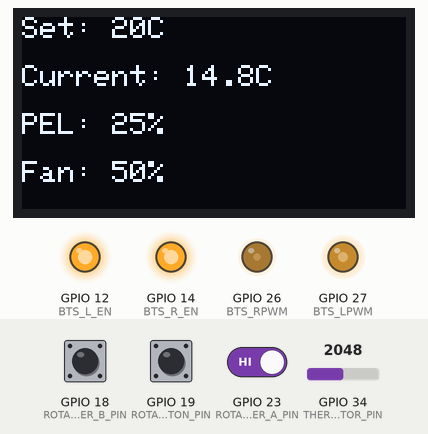
Simulated run of this sketch. Board: ESP32. Parts: 128×64 one-colour display, output pins drawn as LEDs (lit = HIGH). The inputs (shaded band) are chosen by the test bench; at power-on: GPIO 34 (THERMISTOR_PIN) = 2048, GPIO 18 (ROTARY_ENCODER_B_PIN) HIGH, GPIO 19 (ROTARY_ENCODER_BUTTON_PIN) HIGH, GPIO 23 (ROTARY_ENCODER_A_PIN) HIGH (analog values on the 0–4095 scale). What the sketch prints to the serial monitor is not drawn.

Above: at 1.3 s.
1.4 s: GPIO 34 (THERMISTOR_PIN) set to 1228
At 1.9 s:
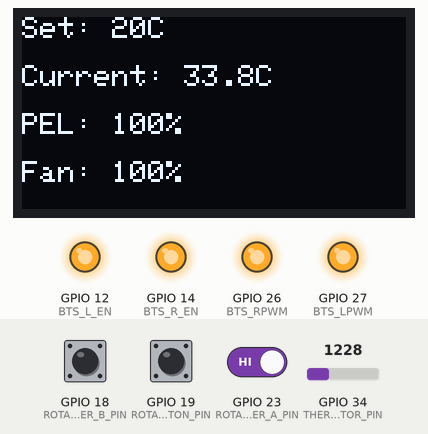
3.1 s: GPIO 34 (THERMISTOR_PIN) set to 491
5.1 s: GPIO 34 (THERMISTOR_PIN) set to 1228
At 5.5 s:
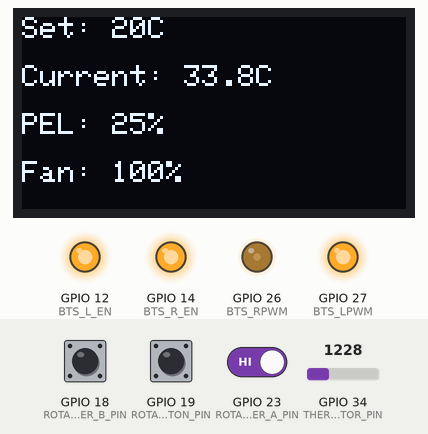
7.1 s: GPIO 18 (ROTARY_ENCODER_B_PIN) pulsed LOW 5 times (0.12 s each, 0.3 s apart)
At 9.8 s:
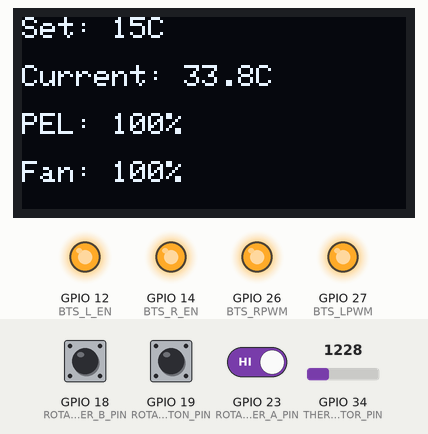
10.1 s: GPIO 19 (ROTARY_ENCODER_BUTTON_PIN) pulsed LOW 2 times (0.12 s each, 0.3 s apart)
At 11.2 s:
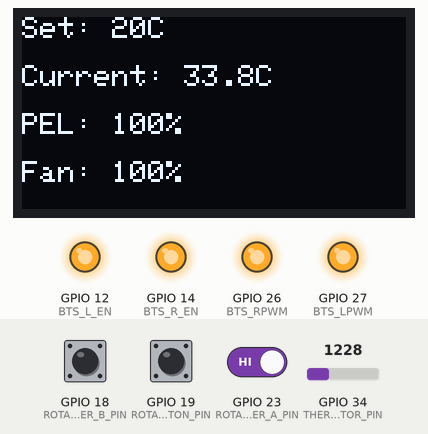
Timing chart, 0 to 13.1 s (numbered marks = the images above; inputs shaded):
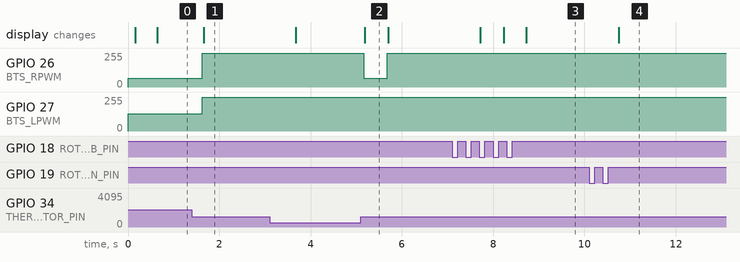

The sketch:

final_code.ino
```cpp
#include <Adafruit_GFX.h>
#include <Adafruit_SSD1306.h>

// Pin Definitions
#define ROTARY_ENCODER_A_PIN 23
#define ROTARY_ENCODER_B_PIN 18
#define ROTARY_ENCODER_BUTTON_PIN 19
#define THERMISTOR_PIN 34
#define BTS_RPWM 26     // PWM pin for Peltier
#define BTS_LPWM 27     // PWM pin for Fan
#define BTS_R_EN 14     // Enable pin for Peltier side
#define BTS_L_EN 12     // Enable pin for Fan side

// OLED Display settings
#define SCREEN_WIDTH 128
#define SCREEN_HEIGHT 64
#define OLED_RESET -1
#define SCREEN_ADDRESS 0x3C
#define I2C_SDA 21
#define I2C_SCL 22

// Thermistor settings
#define SERIES_RESISTOR 100000
#define NOMINAL_RESISTANCE 60000
#define NOMINAL_TEMPERATURE 26
#define B_COEFFICIENT 3950

// PID Control Constants
#define KP 35.0
#define KI 0.8
#define KD 15.0
#define PID_INTERVAL 100  // PID calculation interval in ms

// Temperature sampling
#define NUM_SAMPLES 10
#define SAMPLE_DELAY 10

// PWM Limits
#define MIN_FAN_DUTY 128        // 50% minimum fan speed
#define MAX_FAN_DUTY 255        // 100% maximum fan speed
#define MIN_PELTIER_DUTY 64     // 25% minimum Peltier duty cycle
#define MAX_PELTIER_DUTY 255    // 100% maximum Peltier duty cycle
#define MIN_TEMP_DIFFERENCE 0.4  // Minimum temperature difference

// Fan control parameters
#define FAN_TEMP_THRESHOLD 2.0   // Temperature difference where fan reaches maximum
#define FAN_RESPONSE_FACTOR 1.0  // How aggressively fan responds to temperature difference

// Encoder settings
#define ENCODER_MIN_VALUE 10
#define ENCODER_MAX_VALUE 25
#define ENCODER_STEPS 2         // Number of ticks needed for one value change

// Objects
Adafruit_SSD1306 display(SCREEN_WIDTH, SCREEN_HEIGHT, NULL, OLED_RESET);

// Global variables
volatile uint8_t encoderState = 0;
volatile int32_t encoderValue = 20;
volatile bool encoderButtonState = false;
volatile bool lastEncoderButtonState = false;
volatile unsigned long lastButtonDebounceTime = 0;
volatile uint8_t encoderTickCount = 0;  // Counter for encoder ticks
const unsigned long debounceDelay = 50;    // Debounce time in milliseconds

float lastError = 0;
float integral = 0;
unsigned long lastPID = 0;
uint8_t currentPeltierDuty = 0;
uint8_t currentFanDuty = 0;
int currentSetpoint = 20;

// Function declarations
void IRAM_ATTR handleEncoder();
void IRAM_ATTR handleButton();
float readTemperature();
void updatePID(float currentTemp);
void updateDisplay(float currentTemp);
uint8_t calculateFanDuty(float tempDifference);
void updatePWM(uint8_t pin, uint8_t duty);
uint8_t getPWMDuty(uint8_t pin);

// Improved encoder interrupt handler with reduced sensitivity
void IRAM_ATTR handleEncoder() {
    static uint8_t lastState = 0;

    // Read the current state of both encoder pins
    uint8_t currentState = (digitalRead(ROTARY_ENCODER_A_PIN) << 1) | digitalRead(ROTARY_ENCODER_B_PIN);

    // State machine for 4-state quadrature encoder
    switch((lastState << 2) | currentState) {
        case 0b0001: // Forward rotation
        case 0b0111:
        case 0b1110:
        case 0b1000:
            encoderTickCount++;
            if(encoderTickCount >= ENCODER_STEPS) {
                if(encoderValue < ENCODER_MAX_VALUE) {
                    encoderValue++;
                }
                encoderTickCount = 0;
            }
            break;

        case 0b0100: // Reverse rotation
        case 0b1101:
        case 0b1011:
        case 0b0010:
            encoderTickCount++;
            if(encoderTickCount >= ENCODER_STEPS) {
                if(encoderValue > ENCODER_MIN_VALUE) {
                    encoderValue--;
                }
                encoderTickCount = 0;
            }
            break;
    }

    lastState = currentState;
}

// Button interrupt handler with debouncing
void IRAM_ATTR handleButton() {
    unsigned long currentTime = millis();

    if ((currentTime - lastButtonDebounceTime) > debounceDelay) {
        bool reading = digitalRead(ROTARY_ENCODER_BUTTON_PIN);

        if (reading != lastEncoderButtonState) {
            lastEncoderButtonState = reading;

            if (reading == LOW) {  // Button is active LOW
                encoderButtonState = true;
                encoderValue = 20;  // Reset to default value
            }
        }

        lastButtonDebounceTime = currentTime;
    }
}

// Function to read temperature with median filtering
float readTemperature() {
    float samples[NUM_SAMPLES];

    for(int i = 0; i < NUM_SAMPLES; i++) {
        int analogValue = analogRead(THERMISTOR_PIN);
        float resistance = SERIES_RESISTOR / ((4095.0 / analogValue) - 1.0);

        float steinhart = resistance / NOMINAL_RESISTANCE;
        steinhart = log(steinhart);
        steinhart /= B_COEFFICIENT;
        steinhart += 1.0 / (NOMINAL_TEMPERATURE + 273.15);
        steinhart = 1.0 / steinhart;

        samples[i] = steinhart - 273.15;
        delay(SAMPLE_DELAY);
    }

    // Calculate median
    for(int i = 0; i < NUM_SAMPLES-1; i++) {
        for(int j = i+1; j < NUM_SAMPLES; j++) {
            if(samples[j] < samples[i]) {
                float temp = samples[i];
                samples[i] = samples[j];
                samples[j] = temp;
            }
        }
    }

    return samples[NUM_SAMPLES/2];
}

// Function to calculate fan speed based on temperature difference
uint8_t calculateFanDuty(float tempDifference) {
    if (tempDifference <= 0) {
        return MIN_FAN_DUTY;
    }

    // Calculate fan duty cycle proportional to temperature difference
    float fanOutput = MIN_FAN_DUTY + ((MAX_FAN_DUTY - MIN_FAN_DUTY) *
                     min(tempDifference / FAN_TEMP_THRESHOLD, 1.0) *
                     FAN_RESPONSE_FACTOR);

    return (uint8_t)constrain(fanOutput, MIN_FAN_DUTY, MAX_FAN_DUTY);
}

// Function to update PWM duty cycle
void updatePWM(uint8_t pin, uint8_t duty) {
    if (pin == BTS_RPWM) {
        currentPeltierDuty = duty;
        analogWrite(pin, duty);
    } else if (pin == BTS_LPWM) {
        currentFanDuty = duty;
        analogWrite(pin, duty);
    }
}

// Function to read PWM duty cycle
uint8_t getPWMDuty(uint8_t pin) {
    return (pin == BTS_RPWM) ? currentPeltierDuty : currentFanDuty;
}

// PID controller function with variable fan speed
void updatePID(float currentTemp) {
    unsigned long now = millis();
    if (now - lastPID < PID_INTERVAL) return;

    float dt = (now - lastPID) / 1000.0;
    lastPID = now;

    // Calculate error (positive error means cooling is needed)
    float error = currentTemp - currentSetpoint;

    // Calculate fan duty cycle based on temperature difference
    uint8_t fanDuty = calculateFanDuty(error);
    updatePWM(BTS_LPWM, fanDuty);

    // If temperature is above setpoint, increase cooling
    if (error > MIN_TEMP_DIFFERENCE) {
        // Calculate PID terms
        float proportional = KP * error;
        integral += KI * error * dt;
        float derivative = KD * (error - lastError) / dt;

        // Anti-windup for integral term
        integral = constrain(integral, 0, MAX_PELTIER_DUTY);

        // Calculate output
        float output = proportional + integral + derivative;

        // Map the output to the Peltier duty cycle range
        output = map(constrain(output, 0, MAX_PELTIER_DUTY),
                    0, MAX_PELTIER_DUTY,
                    MIN_PELTIER_DUTY, MAX_PELTIER_DUTY);

        // Update Peltier PWM
        updatePWM(BTS_RPWM, (uint8_t)output);

    } else if (error < -MIN_TEMP_DIFFERENCE) {
        // If temperature is too low, set Peltier to minimum duty cycle
        updatePWM(BTS_RPWM, MIN_PELTIER_DUTY);
        integral = 0;
    } else {
        // Within acceptable range - maintain minimum cooling
        updatePWM(BTS_RPWM, MIN_PELTIER_DUTY);
    }

    lastError = error;

    // Debug output
    Serial.print("Temp: "); Serial.print(currentTemp);
    Serial.print(" Set: "); Serial.print(currentSetpoint);
    Serial.print(" Error: "); Serial.print(error);
    Serial.print(" Peltier: "); Serial.print(getPWMDuty(BTS_RPWM));
    Serial.print(" Fan: "); Serial.println(getPWMDuty(BTS_LPWM));
}

void updateDisplay(float currentTemp) {
    display.clearDisplay();

    // Display Set Temperature
    display.setTextSize(1);
    display.setTextColor(SSD1306_WHITE);
    display.setCursor(0, 0);
    display.print("Set: ");
    display.print(currentSetpoint);
    display.println("C");

    // Display Current Temperature
    display.setCursor(0, 16);
    display.print("Current: ");
    display.print(currentTemp, 1);
    display.println("C");

    // Display PWM values
    display.setCursor(0, 32);
    display.print("PEL: ");
    display.print((getPWMDuty(BTS_RPWM) * 100) / 255);
    display.print("%");

    display.setCursor(0, 48);
    display.print("Fan: ");
    display.print((getPWMDuty(BTS_LPWM) * 100) / 255);
    display.println("%");

    display.display();
}

void setup() {
    Serial.begin(115200);

    // Configure PWM pins
    pinMode(BTS_RPWM, OUTPUT);
    pinMode(BTS_LPWM, OUTPUT);

    // Configure BTS7960 enable pins
    pinMode(BTS_R_EN, OUTPUT);
    pinMode(BTS_L_EN, OUTPUT);
    digitalWrite(BTS_R_EN, HIGH);
    digitalWrite(BTS_L_EN, HIGH);

    // Set initial PWM values
    analogWrite(BTS_RPWM, MIN_PELTIER_DUTY);
    analogWrite(BTS_LPWM, MIN_FAN_DUTY);

    // Configure encoder pins with pull-up resistors
    pinMode(ROTARY_ENCODER_A_PIN, INPUT_PULLUP);
    pinMode(ROTARY_ENCODER_B_PIN, INPUT_PULLUP);
    pinMode(ROTARY_ENCODER_BUTTON_PIN, INPUT_PULLUP);

    // Attach interrupts
    attachInterrupt(digitalPinToInterrupt(ROTARY_ENCODER_A_PIN), handleEncoder, CHANGE);
    attachInterrupt(digitalPinToInterrupt(ROTARY_ENCODER_B_PIN), handleEncoder, CHANGE);
    attachInterrupt(digitalPinToInterrupt(ROTARY_ENCODER_BUTTON_PIN), handleButton, CHANGE);

    Serial.println("Starting setup...");

    if (!display.begin(SSD1306_SWITCHCAPVCC, SCREEN_ADDRESS)) {
        Serial.println(F("SSD1306 allocation failed"));
        for(;;);
    }

    display.clearDisplay();
    analogReadResolution(12);

    // Show initial values
    float initialTemp = readTemperature();
    updateDisplay(initialTemp);

    Serial.println("Setup complete");
}

void loop() {
    static unsigned long lastDisplay = 0;
    static int lastEncoderValue = encoderValue;
    unsigned long currentMillis = millis();

    // Update temperature reading and control system
    if (currentMillis - lastDisplay >= 500) {
        // Check if encoder value has changed
        if (lastEncoderValue != encoderValue || encoderButtonState) {
            currentSetpoint = encoderValue;
            lastEncoderValue = encoderValue;

            if (encoderButtonState) {
                encoderButtonState = false;  // Clear the button flag
                Serial.println("Button pressed - Reset to 20");
            }

            Serial.print("New setpoint: ");
            Serial.println(currentSetpoint);
        }

        float currentTemp = readTemperature();
        updatePID(currentTemp);
        updateDisplay(currentTemp);
        lastDisplay = currentMillis;
    }

    delay(10);  // Small delay to prevent excessive CPU usage
}
```

Measured:
- after the input at 1.4 s, GPIO 26 (BTS_RPWM): 64/255 → 255/255 after 0.23 s; GPIO 27 (BTS_LPWM): 128/255 → 255/255 after 0.23 s; the display: changes after 0.25 s (image 1)
- after the input at 5.1 s, GPIO 26 (BTS_RPWM): 255/255 → 64/255 after 0.06 s, → 255/255 0.51 s later; the display: changes after 0.09 s (image 2)
- after the input at 7.1 s, the display: first changes after 0.62 s (image 3 shows a later state)
- after the input at 10.1 s, the display: changes after 0.65 s (image 4)
- what the display in image 2 shows lasts 0.5 s, from 5.2 s to 5.7 s
